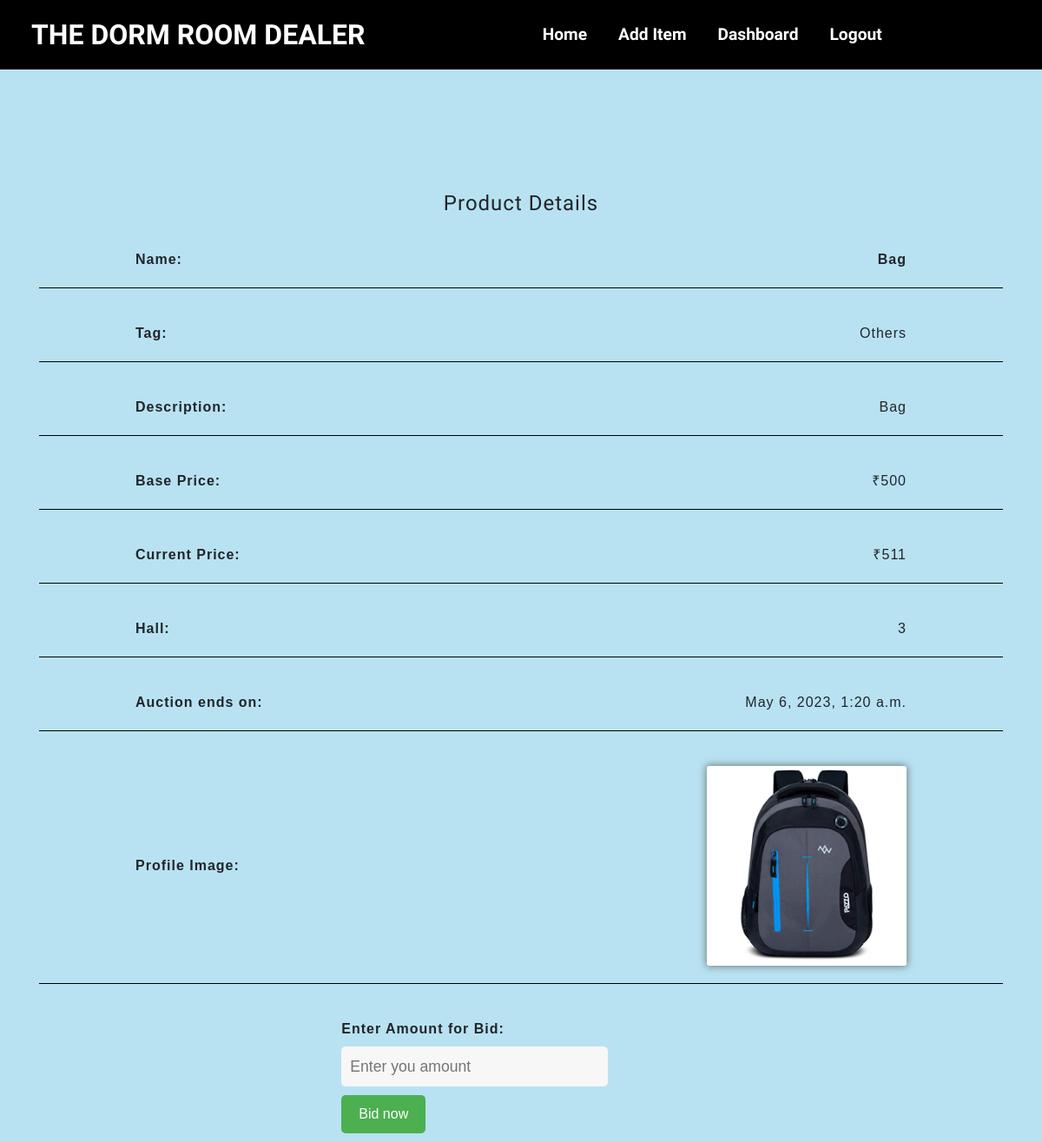
Page /items/biditem?id=3 (signed in) on the earlier database version.
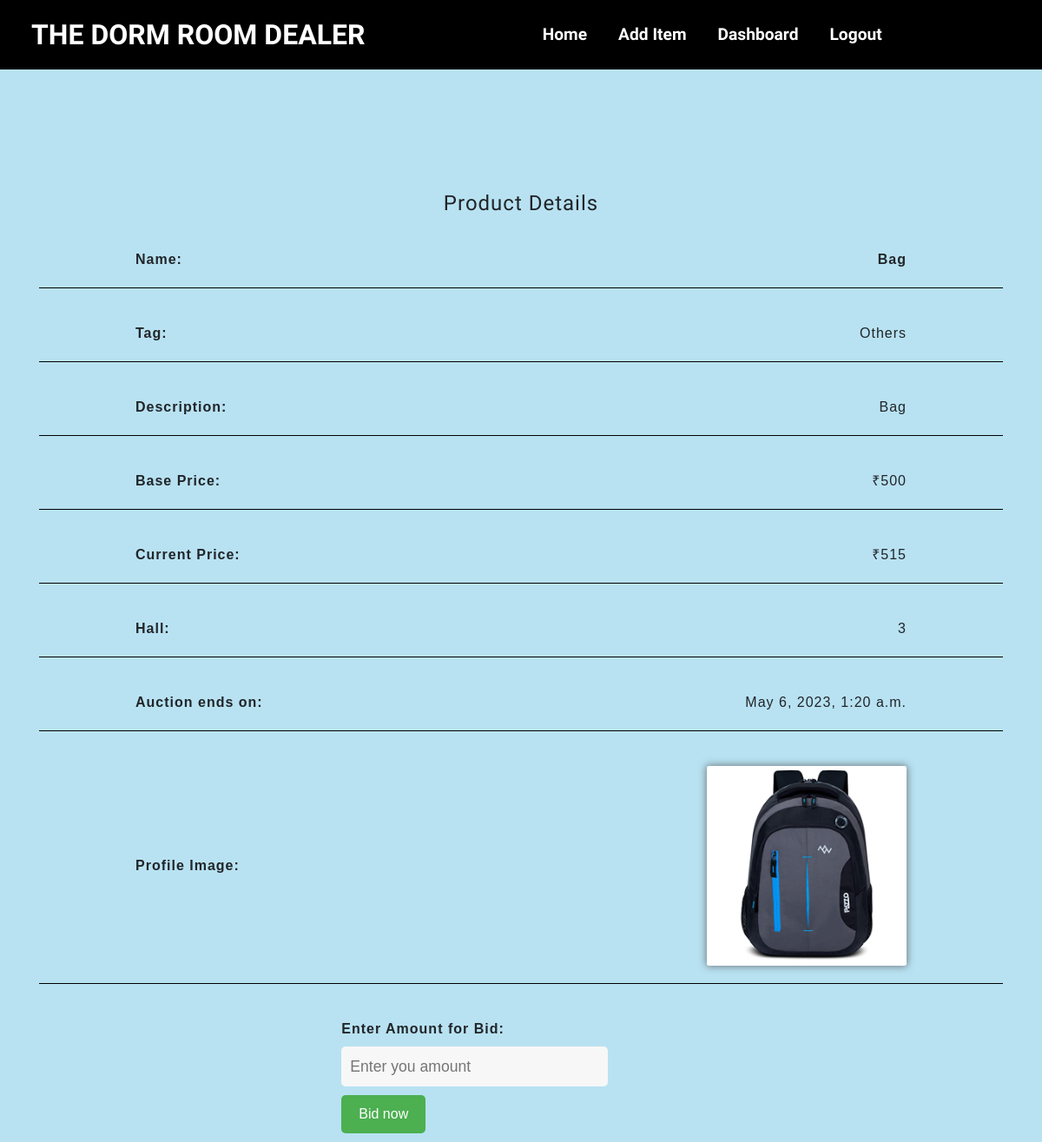
Same page on the later database version.
### items/models.py (models this page shows)
class Item(models.Model):
    name=models.CharField(max_length=25)
    profile=models.ImageField(upload_to='pics')
    img1=models.ImageField(upload_to='pics' ,null=True )
    img2=models.ImageField(upload_to='pics' ,null=True )
    description=models.TextField()
    location = models.IntegerField(null = True)
    basePrice=models.IntegerField()
    currentPrice=models.IntegerField()
    minBidPrice = models.IntegerField(null = True )
    tag=models.CharField(max_length=25)
    status=models.CharField(null=True,max_length=25)
    sold=models.CharField(max_length=10,default="unsold")
    ownermail = models.EmailField(unique=False)
    start_date = models.DateTimeField(null = False, default=datetime.now)
    end_date = models.DateTimeField(null=False, default=datetime.now)
    highest_bidder=models.IntegerField(null=True)
    sendwinmail = models.CharField(max_length=7,default="notSent")

### items/views.py (the view)
# urls.py: path('biditem',views.biditem,name="biditem"),
@login_required(login_url='login')
def biditem(request):
    id = request.GET['id']
    item = Item.objects.get(id=id)
    lstatus = "live"
    if item.status == lstatus:
        return render(request, "biditem.html", {'item': item})
    else:
        return redirect("home")

### templates/biditem.html (shortened to what this page needs)
{% extends 'base.html' %}
{% block content %}
<div class="container">
    <h4>Product Details</h4>
    <div class="row">
        <span class="label">Name:</span>
        <b>{{item.name}}</b>
    </div>
    <hr class="hr">
    <div class="row">
        <span class="label">Tag:</span>
        {{item.tag}}
    </div>
    <hr class="hr">
    <div class="row">
        <span class="label">Description:</span>
        {{item.description}}
    </div>
    <hr class="hr">
    <div class="row">
        <span class="label">Base Price:</span>
        ₹{{item.basePrice}}
    </div>
    <hr class="hr">
    <div class="row">
        <span class="label">Current Price:</span>
        ₹{{item.currentPrice}}
    </div>
    <hr class="hr">
    <div class="row">
        <span class="label">Hall:</span>
        {{item.location}}
    </div>
    <hr class="hr">
    <div class="row">
        <span class="label">Auction ends on:</span>
        {{item.end_date}}
    </div>
    <hr class="hr">
    <div class="row">
        <span class="label">Profile Image:</span>
        <img src="{{item.profile.url}}" class="image">
    </div>
    <hr class="hr">
    <form id="myForm" action="successfullBid">
        <div class="row">
            <label class="label">Enter Amount for Bid:</label>
            <input type="number" name="bidrs" class="field" placeholder="Enter you amount" min={{item.currentPrice}}
                max="100000">
            <input type="submit" class="btt" id="bid-button" value="Bid now" onClick="confirmSubmit(event)">
        </div>
    </form>
</div>
{% endblock %}

Differences in the rows shown:
changed Item "Bag": currentPrice "511" → "515"
